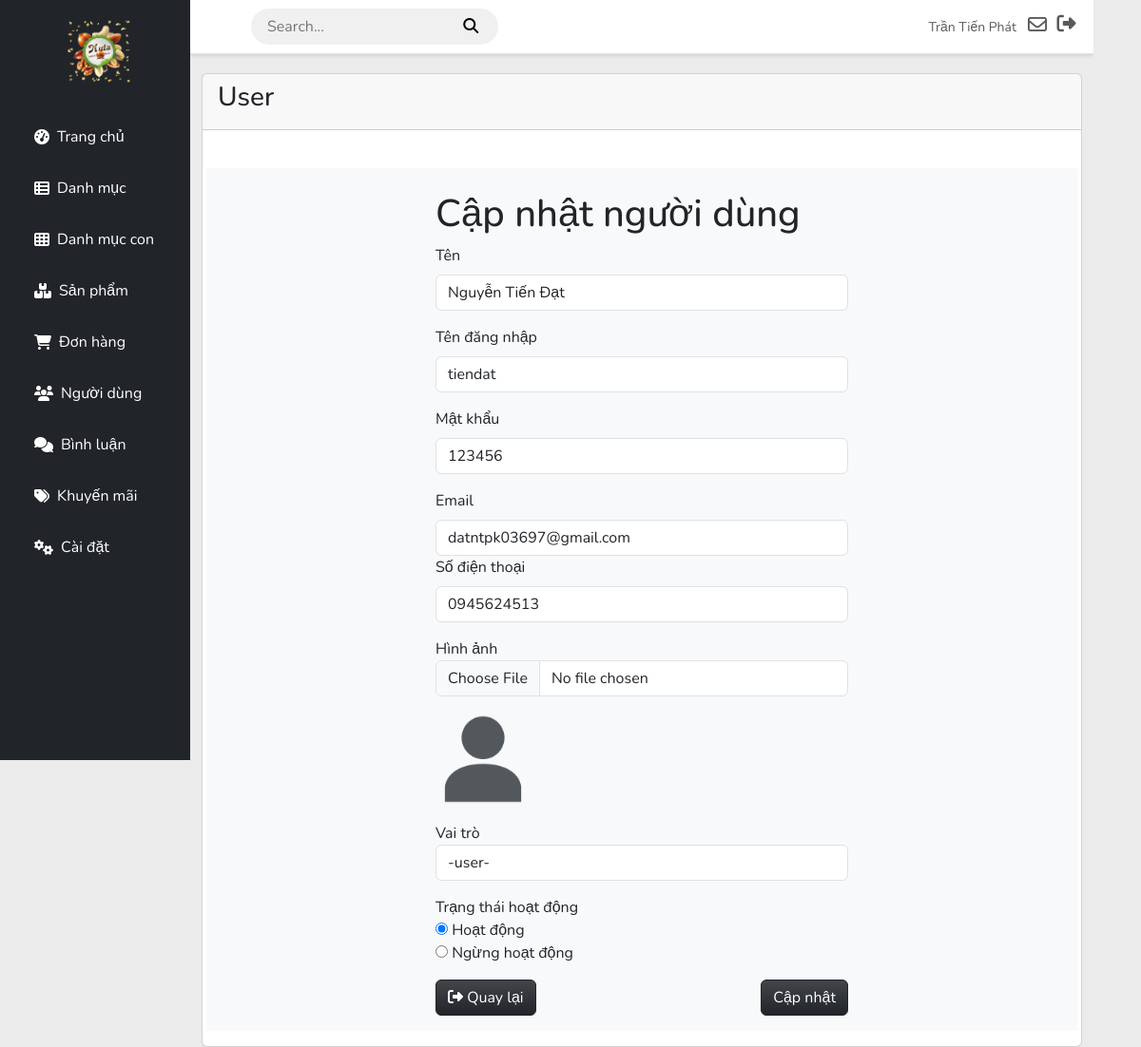
Screenshot of /admin/comments/update.php?id=3 (signed in) with the database file from the repository.
### tables this page shows
CREATE TABLE `users` (
  `username` varchar(250) NOT NULL,
  `phone` varchar(10) NOT NULL,
  `email` varchar(250) NOT NULL,
  `role` varchar(250) NOT NULL,
  `status` varchar(250) NOT NULL,
  `image` varchar(250) NOT NULL DEFAULT 'default.jpg',
  `password` varchar(250) NOT NULL,
  `idUser` int(11) NOT NULL,
  `name` varchar(250) NOT NULL,
  `token` int(11) NOT NULL,
  `otpCreated` int(11) NOT NULL,
  `otp` int(11) NOT NULL
);

### client/DBUntil.php (called while the page is built, shortened)
<?php
include "Database.php";
class DBUntil
{
    private $connection = null;
    function __construct()
    {
        $db = new Database(HOST, USERNAME, PASSWORD, DB_NAME);
        $this->connection = $db->getConnection();
    }
    public function select($sql, $params = [])
    {
        $stmt = $this->connection->prepare($sql);
        $stmt->execute($params);
        $stmt->setFetchMode(PDO::FETCH_ASSOC);
        return $stmt->fetchAll();
    }
}

### client/Database.php (called while the page is built, shortened)
<?php
class Database
{
    private $host;
    private $username;
    private $password;
    private $dbname;
    public function __construct($host, $username, $password, $dbname)
    {
        $this->host = $host;
        $this->username = $username;
        $this->password = $password;
        $this->dbname = $dbname;
    }
    public function getConnection()
    {
        try {
            $url = "mysql:host=" . $this->host . ";dbname=" . $this->dbname;
            $this->connection = new PDO($url, $this->username, $this->password);
            $this->connection->setAttribute(PDO::ATTR_ERRMODE, PDO::ERRMODE_EXCEPTION);
            return $this->connection;
        } catch (\Exception $e) {
            echo "Error: " . $e->getMessage();
            return null;
        }
    }
}

### admin/comments/update.php (the view, shortened to what this page needs)
<?php
include "../../client/DBUntil.php";
$dbHelper = new DBUntil();
$id = $_GET['id'];
$user = $dbHelper->select("SELECT * FROM users WHERE idUser = ?", [$id])[0];
?>
<!DOCTYPE html>
<html lang="en">
<?php include "../includes/head.php" ?>
<body>
    <div id="wrapper">
        <?php include "../includes/sidebar.php" ?>
        <div id="content">
            <?php include "../includes/nav.php" ?>
            <div class="container-fluid">
                <div class="row">
                    <div class="col-md-12">
                        <div class="card">
                            <div class="card-header">
                                <h3 class="card-title">User</h3>
                            </div>
                            <div class="card-body">
                                <div class="row mt-4 bg-light">
                                    <div class="col-md-3"></div>
                                    <div class="col-md-6">
                                        <h1 class="mt-4">Cập nhật người dùng</h1>
                                        <form method="POST" action="" enctype="multipart/form-data">
                                            <div class="mb-3">
                                                <label for="name" class="form-label">Tên</label>
                                                <input type="text" name="name" class="form-control"
                                                    placeholder="Tên người dùng"
                                                    value="<?php echo htmlspecialchars($user['name']); ?>">
                                            </div>
                                            <div class="mb-3">
                                                <label for="username" class="form-label">Tên đăng nhập</label>
                                                <input type="text" name="username" class="form-control"
                                                    placeholder="username"
                                                    value="<?php echo htmlspecialchars($user['username']); ?>">
                                            </div>
                                            <div class="mb-3">
                                                <label for="password" class="form-label">Mật khẩu</label>
                                                <input type="text" name="password" class="form-control"
                                                    placeholder="Mật khẩu (để trống nếu không đổi)"
                                                    value="<?php echo htmlspecialchars($user['password']); ?>">
                                            </div>
                                            <div class="mb-3">
                                                <label for="email" class="form-label">Email</label>
                                                <input type="email" name="email" class="form-control"
                                                    placeholder="email"
                                                    value="<?php echo htmlspecialchars($user['email']); ?>">
                                                <div class="mb-3">
                                                    <label for="phone" class="form-label">Số điện thoại</label>
                                                    <input type="text" name="phone" class="form-control"
                                                        placeholder="Số điện thoại"
                                                        value="<?php echo htmlspecialchars($user['phone']); ?>">
                                                </div>
                                                <div class="image mb-3">
                                                    <label for="image">Hình ảnh</label>
                                                    <input type="file" name="image" id="image" class="form-control">
                                                    <img class="mt-3" style="width: 100px; height: 100px;"
                                                        src="image/<?php echo htmlspecialchars($user['image']); ?>"
                                                        alt="">
                                                </div>
                                                <div class="role mb-3">
                                                    <label for="">Vai trò</label>
                                                    <select name="role" id="role" class="form-control">
                                                        <option value="">
                                                            -<?php echo htmlspecialchars($user['role']); ?>-</option>
                                                    </select>
                                                </div>
                                                <div class="status mb-3">
                                                    <label for="">Trạng thái hoạt động</label><br>
                                                    <input type="radio" name="status" id="" value="Đang hoạt động"
                                                        checked> Hoạt động<br>
                                                    <input type="radio" name="status" id="" value="Ngừng hoạt động">
                                                    Ngừng hoạt động <br>
                                                </div>
                                                <div class="d-flex justify-content-between mt-3">
                                                    <a href="list.php" class="return btn text-white btn-dark bg-gradient">
                                                        <i class="fa-solid fa-right-from-bracket deg-180"></i>
                                                        Quay lại
                                                    </a>
                                                    <button type="submit" class="btn btn-dark bg-gradient text-white">Cập
                                                        nhật</button>
                                                </div>
                                        </form>
                                    </div>
                                </div>
                            </div>
                        </div>
                    </div>
                </div>
            </div>
        </div>
    </div>
</body>
</html>

### admin/includes/nav.php (shortened to what this page needs)
<?php
    $dbHelper = new DBUntil();
    $idUser = $_SESSION['idUser'] ?? null;
    $users = $dbHelper->select("SELECT * FROM users WHERE idUser = $idUser") ?? null;
    $name = $users[0]['name'] ?? null;
?>
<nav class="navbar">
    <div class="search-nav mx-5">
        <form action>
            <input type="search" name="search" id="search" placeholder="Search...">
            <button>
                <i class="fa-solid fa-search"></i>
            </button>
        </form>
    </div>
    <ul class="navbar-nav ml-auto">
        <li class="nav-item  no-arrow d-flex align-items-center mr-3">
            <a class="nav-link" href="#" id="user" aria-haspopup="true" aria-expanded="false">
                <span class="mr-2 d-none d-lg-inline text-gray-600 small "><?php echo $name ?></span>
                <i class="fa-regular fa-envelope text-gray-400 fs-5 mr-2 mx-2"></i>
            </a>
            <div class="logout">
                <a class="nav-link" href="../../client/index.php" data-toggle="modal" data-target="#logoutModal">
                    <i class="fas fa-sign-out-alt fa-sm fa-fw fs-5 mr-2 text-gray-400"></i>
                </a>
            </div>
        </li>
    </ul>
</nav>

### admin/css/style.css (style rules this page uses)
body { font-family: 'Nunito', sans-serif; background-color: #ebebeb; margin: 0; padding: 0; }
#wrapper { display: flex; width: 100%; align-items: stretch; }
.navbar { background-color: #ffffff !important; box-shadow: 0 2px 4px rgba(0, 0, 0, 0.1); border-bottom: 1px solid #dee2e6; padding: 0.5rem 1rem; width: 100%; }
#content { margin-left: 200px; width: calc(100% - 250px); overflow-y: auto; }
.container-fluid { padding-top: 20px; }
.search-nav input { background-color: transparent; border: none; }
.search-nav button { background-color: transparent; border: none; }
.search-nav { padding: 6px 15px; background-color: #F0F0F0; border-radius: 20px; }

### rows the page displays
users: name "Trần Tiến Phát"
users: name "Nguyễn Tiến Đạt", username "tiendat", password "123456", email "datntpk03697@gmail.com", phone "0945624513", image (placeholder picture)
